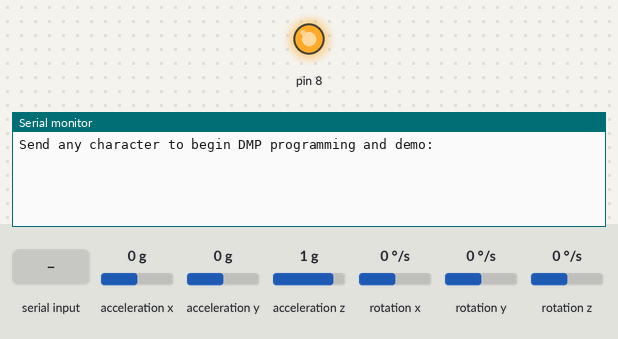
The program below on a simulated Arduino Uno, built with avr-gcc and run on an emulated ATmega328P. On the bench: output pins drawn as LEDs (lit = HIGH), the last lines printed to the serial monitor. Inputs (shaded band) come from the test bench; at power-on: acceleration x 0 g, acceleration y 0 g, acceleration z 1 g, rotation x 0 °/s, rotation y 0 °/s, rotation z 0 °/s.

Above: at 0.9 s.
1.0 s: "1" received over Serial
At 1.4 s:
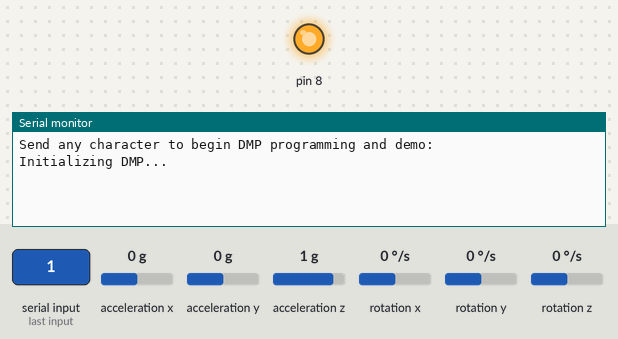
At 1.82 s:
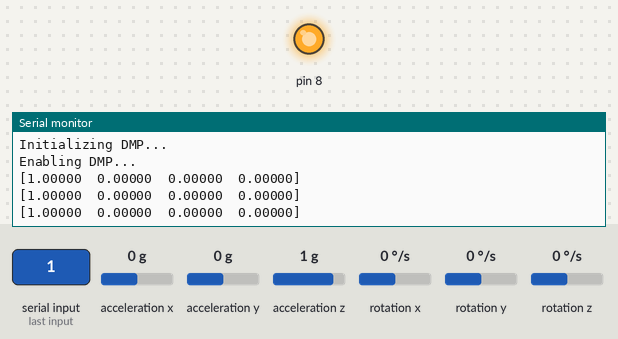

Measured:
- after the input at 1.0 s, the serial monitor: prints a new line at once (image 1)

The program:

main.cpp
```cpp
#include "I2Cdev.h"

#include "MPU6050_6Axis_MotionApps20.h"
#include "Wire.h"

MPU6050 mpu(0x69);

bool dmpReady = false;
uint8_t devStatus;
uint16_t packetSize;
uint16_t fifoCount;
uint8_t fifoBuffer[64];

Quaternion q;
unsigned long lastTime;

void setup() {
  Wire.begin();
  Wire.setClock(400000);
  Serial.begin(115200);

  pinMode(8, OUTPUT);
  digitalWrite(8, HIGH);

  mpu.initialize();

  Serial.println(F("\nSend any character to begin DMP programming and demo: "));
  while (Serial.available() && Serial.read());
  while (!Serial.available());
  while (Serial.available() && Serial.read());

  Serial.println(F("Initializing DMP..."));
  devStatus = mpu.dmpInitialize();

  mpu.setXAccelOffset(-1093);
  mpu.setYAccelOffset(1662);
  mpu.setZAccelOffset(1526);
  mpu.setXGyroOffset(37);
  mpu.setYGyroOffset(-40);
  mpu.setZGyroOffset(57);

  if (devStatus == 0) {
    Serial.println(F("Enabling DMP..."));
    mpu.setDMPEnabled(true);
    dmpReady = true;
    packetSize = mpu.dmpGetFIFOPacketSize();
  } else {
    Serial.print(F("DMP Initialization failed (code "));
    Serial.print(devStatus);
    Serial.println(F(")"));
  }

  lastTime = millis();
}

void loop() {
  if (!dmpReady) return;

  fifoCount = mpu.getFIFOCount();

  if (fifoCount == 1024) {
    mpu.resetFIFO();
    Serial.println(F("FIFO overflow!"));
  } else {
    while (fifoCount < packetSize) {
      fifoCount = mpu.getFIFOCount();
    }

    mpu.getFIFOBytes(fifoBuffer, packetSize);
    fifoCount -= packetSize;

    unsigned long presentTime = millis();
    unsigned long elapsedTime = presentTime - lastTime;
    if (elapsedTime > 100) {
      mpu.dmpGetQuaternion(&q, fifoBuffer);
      Serial.print("[");
      Serial.print(q.w, 5);
      Serial.print("\t");
      Serial.print(q.x, 5);
      Serial.print("\t");
      Serial.print(q.y, 5);
      Serial.print("\t");
      Serial.print(q.z, 5);
      Serial.println("]");
      lastTime = presentTime;
    }
  }
}
```
